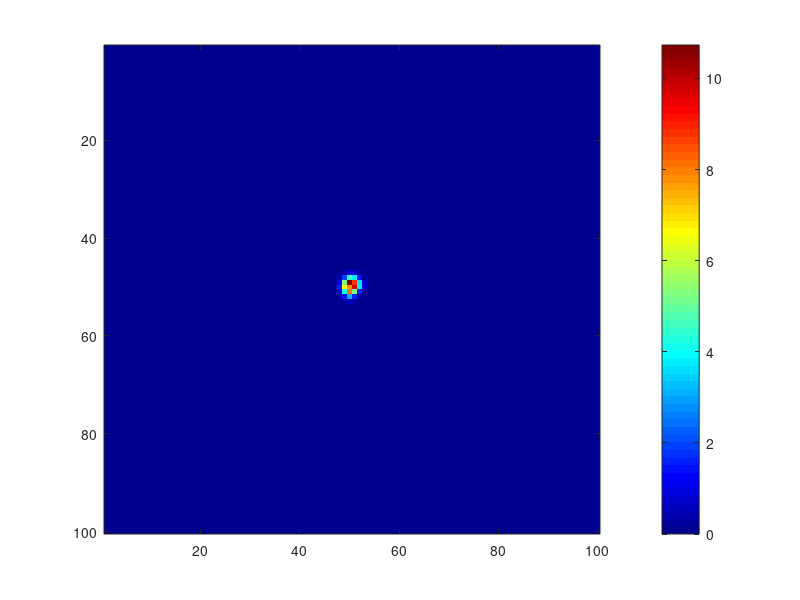

Recreate this plot in MATLAB. (Note: this script raises an error after producing the figure.)

%% A Matlab code developed by HUSSEIN A. H. Muhammed March 2023: B.Sc.H and M.Sc. (Honuors).
%% A Finite-Difference Time-Domain program for Electromagnetic wavefields 2D Maxwell's Equations Simulation.
%% Please cite this code as: Hussein Abduelhaleim Hussein Muhammed (2022), Least-Squares ReverseTime Migration
%% in Pseudodepth Domain and Its Application. China University of Petroleum (East China),
%% Master Thesis, School of Geosciences, Dept. of Geophysics, SWPI lab. Library press©.

clc;
clear;
close all;

%% Prepare the movie file
    % 
    % vidObj = VideoWriter('coupled-BE-2d.avi');
    % open(vidObj);

% field constants
c = 299792458;      % Speed of light in vacuum (m/s)
epsilon0 = 8.854e-12;  % Permittivity of free space (F/m)
mu0 = 4*pi*1e-7;    % Permeability of free space (H/m)

% space-time parameters
dx = 0.01;          % Spatial step size (m)
dt = dx/(2*c);      % Time step size (s)
num_steps = 280;    % Number of time steps (notice the numerical disperssion after step 280).

% FDTD grid size
Nx = 100;           % Number of grid points along x-axis
Ny = 100;           % Number of grid points along y-axis

% Electromagnetic wavefield solution arrays
Ex = zeros(Nx, Ny); % x-component of electric field
Ey = zeros(Nx, Ny); % y-component of electric field
Hz = zeros(Nx, Ny); % z-component of magnetic field

% Main simulation loop
for t = 1:num_steps
    % Update electric field
    for i = 2:Nx-1
        for j = 2:Ny-1
            Ex(i, j) = Ex(i, j) + (dt/(epsilon0*dx)) * (Hz(i, j) - Hz(i, j-1));
            Ey(i, j) = Ey(i, j) - (dt/(epsilon0*dx)) * (Hz(i, j) - Hz(i-1, j));
        end
    end
    
    % Update magnetic field
    for i = 1:Nx-1
        for j = 1:Ny-1
            Hz(i, j) = Hz(i, j) + (dt/(mu0*dx)) * (Ey(i+1, j) - Ey(i, j)) - (dt/(mu0*dx)) * (Ex(i, j+1) - Ex(i, j));
        end
    end
    
    % Source function (Gaussian pulse)
    t0 = 40; % Pulse center time
    spread = 12; % Pulse spread
    pulse = exp(-0.5*((t-t0)/spread)^2);
    
    % Add source to Ex field (at the center point)
    Ex(Nx/2, Ny/2) = pulse;
    
    % Visualization (i.e., plotting the electric field magnitude)
    if mod(t, 10) == 0
        figure(1);
        imagesc(sqrt(Ex.^2 + Ey.^2)');
        colormap(jet);
        c = colorbar;
        c.Label.String = 'Electromagnetic wavefield';
        title(['Time Step: ', num2str(t)]);
        xlabel('x');
        ylabel('y');
        drawnow;
    end
     % Write each frame to the file
       % currFrame = getframe(gcf);
       % writeVideo(vidObj,currFrame);

end

% %% Close the file
% close(vidObj);